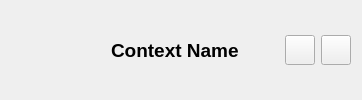
                <widget class="QWidget" name="context_title" native="true">
                 <property name="minimumSize">
                  <size>
                   <width>0</width>
                   <height>0</height>
                  </size>
                 </property>
                 <layout class="QHBoxLayout" name="horizontalLayout_6">
                  <item>
                   <spacer name="horizontalSpacer_13">
                    <property name="orientation">
                     <enum>Qt::Horizontal</enum>
                    </property>
                    <property name="sizeType">
                     <enum>QSizePolicy::Fixed</enum>
                    </property>
                    <property name="sizeHint" stdset="0">
                     <size>
                      <width>60</width>
                      <height>20</height>
                     </size>
                    </property>
                   </spacer>
                  </item>
                  <item>
                   <spacer name="horizontalSpacer_14">
                    <property name="orientation">
                     <enum>Qt::Horizontal</enum>
                    </property>
                    <property name="sizeHint" stdset="0">
                     <size>
                      <width>40</width>
                      <height>20</height>
                     </size>
                    </property>
                   </spacer>
                  </item>
                  <item>
                   <widget class="QLabel" name="context_name_lbl">
                    <property name="font">
                     <font>
                      <pointsize>14</pointsize>
                      <weight>75</weight>
                      <bold>true</bold>
                     </font>
                    </property>
                    <property name="text">
                     <string>Context Name</string>
                    </property>
                    <property name="alignment">
                     <set>Qt::AlignLeading|Qt::AlignLeft|Qt::AlignVCenter</set>
                    </property>
                   </widget>
                  </item>
                  <item>
                   <spacer name="horizontalSpacer_15">
                    <property name="orientation">
                     <enum>Qt::Horizontal</enum>
                    </property>
                    <property name="sizeHint" stdset="0">
                     <size>
                      <width>40</width>
                      <height>20</height>
                     </size>
                    </property>
                   </spacer>
                  </item>
                  <item>
                   <widget class="QPushButton" name="edit_context">
                    <property name="minimumSize">
                     <size>
                      <width>30</width>
                      <height>30</height>
                     </size>
                    </property>
                    <property name="maximumSize">
                     <size>
                      <width>30</width>
                      <height>30</height>
                     </size>
                    </property>
                    <property name="text">
                     <string/>
                    </property>
                   </widget>
                  </item>
                  <item>
                   <widget class="QPushButton" name="delete_context">
                    <property name="minimumSize">
                     <size>
                      <width>30</width>
                      <height>30</height>
                     </size>
                    </property>
                    <property name="maximumSize">
                     <size>
                      <width>30</width>
                      <height>30</height>
                     </size>
                    </property>
                    <property name="text">
                     <string/>
                    </property>
                   </widget>
                  </item>
                 </layout>
                </widget>
